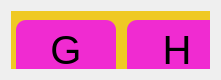
   <widget class="QWidget" name="horizontalLayoutWidget_56">
    <property name="geometry">
     <rect>
      <x>60</x>
      <y>660</y>
      <width>221</width>
      <height>80</height>
     </rect>
    </property>
    <layout class="QHBoxLayout" name="horizontalLayout_113">
     <item>
      <widget class="QFrame" name="caixa_letras_57">
       <property name="styleSheet">
        <string notr="true">background-color: rgb(239, 201, 36);</string>
       </property>
       <property name="frameShape">
        <enum>QFrame::StyledPanel</enum>
       </property>
       <property name="frameShadow">
        <enum>QFrame::Raised</enum>
       </property>
       <widget class="QWidget" name="horizontalLayoutWidget_58">
        <property name="geometry">
         <rect>
          <x>0</x>
          <y>-1</y>
          <width>221</width>
          <height>81</height>
         </rect>
        </property>
        <layout class="QHBoxLayout" name="horizontalLayout_114">
         <item>
          <widget class="QPushButton" name="botao_g">
           <property name="maximumSize">
            <size>
             <width>100</width>
             <height>60</height>
            </size>
           </property>
           <property name="font">
            <font>
             <pointsize>30</pointsize>
            </font>
           </property>
           <property name="styleSheet">
            <string notr="true">QPushButton#botao_g {
    background-color: rgb(240, 43, 209);  /*roxo: rgb(240, 43, 209);*/
}

QPushButton#botao_g:pressed {
   background-color: rgb(170, 0, 255)  /* Cor de fundo quando o botão é pressionado */
}

QPushButton#botao_g{
	border-radius: 10px;
}</string>
           </property>
           <property name="text">
            <string>G</string>
           </property>
          </widget>
         </item>
         <item>
          <widget class="QPushButton" name="botao_h">
           <property name="maximumSize">
            <size>
             <width>100</width>
             <height>60</height>
            </size>
           </property>
           <property name="font">
            <font>
             <pointsize>30</pointsize>
            </font>
           </property>
           <property name="styleSheet">
            <string notr="true">QPushButton#botao_h {
    background-color: rgb(240, 43, 209);  /*roxo: rgb(240, 43, 209);*/
}

QPushButton#botao_h:pressed {
   background-color: rgb(170, 0, 255)  /* Cor de fundo quando o botão é pressionado */
}

QPushButton#botao_h{
	border-radius: 10px;
}</string>
           </property>
           <property name="text">
            <string>H</string>
           </property>
          </widget>
         </item>
        </layout>
       </widget>
      </widget>
     </item>
    </layout>
   </widget>
